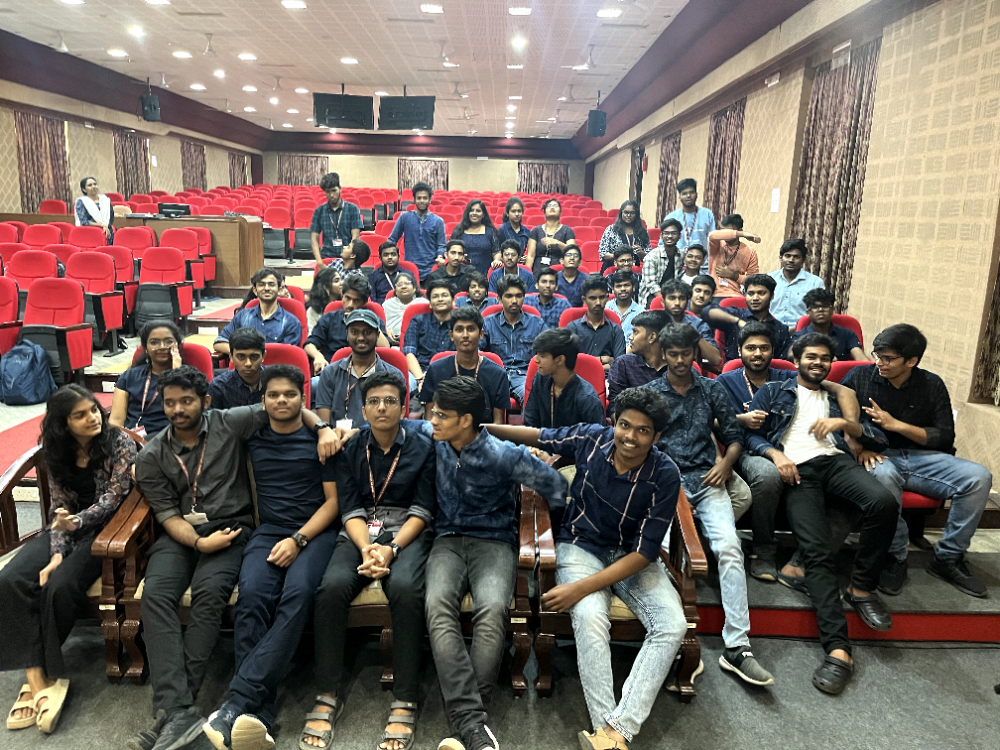
#> input picture Matlab/a.png, 1000 x 750 px, found by its file name
$ python 'Sketch maker.py'
#> lines starting #> are read from the running program, lines starting #| are printed output that depends on the picture
#> further down, img is the input picture: shape (750, 1000, 3); mean B, G, R 98.3, 105.7, 117.1
import cv2
import numpy as np

def img2sketch(img):
    grey_img=cv2.cvtColor(img, cv2.COLOR_BGR2GRAY)
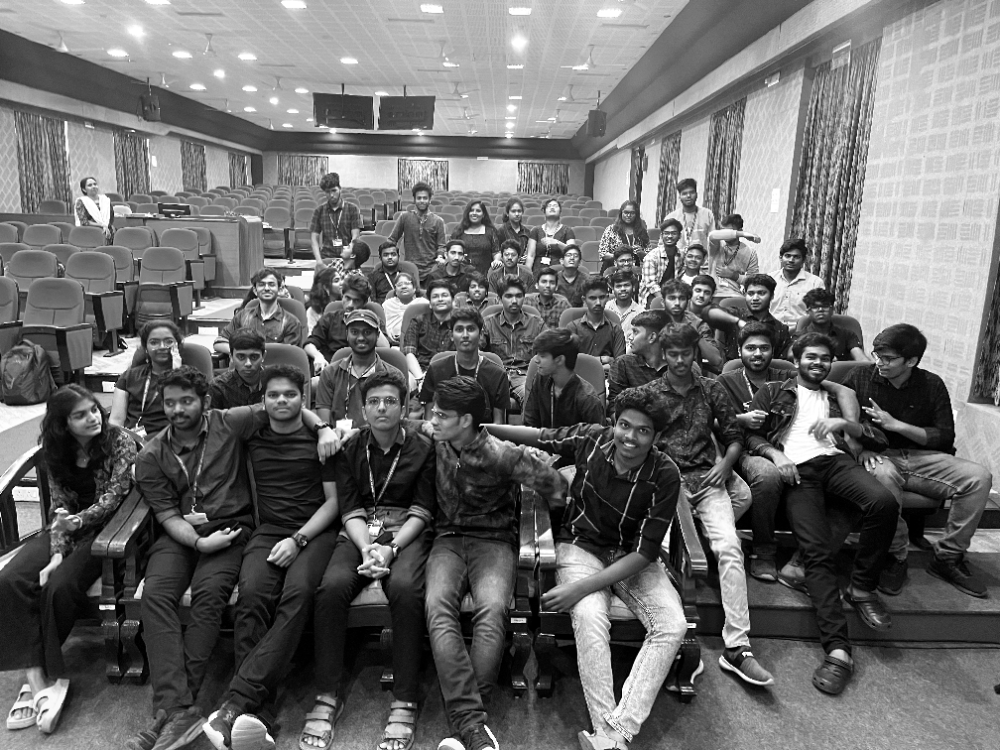
#> grey_img: shape (750, 1000); min 0, max 255, mean 108.3
    blur_img=cv2.GaussianBlur(grey_img, (9,9),0)
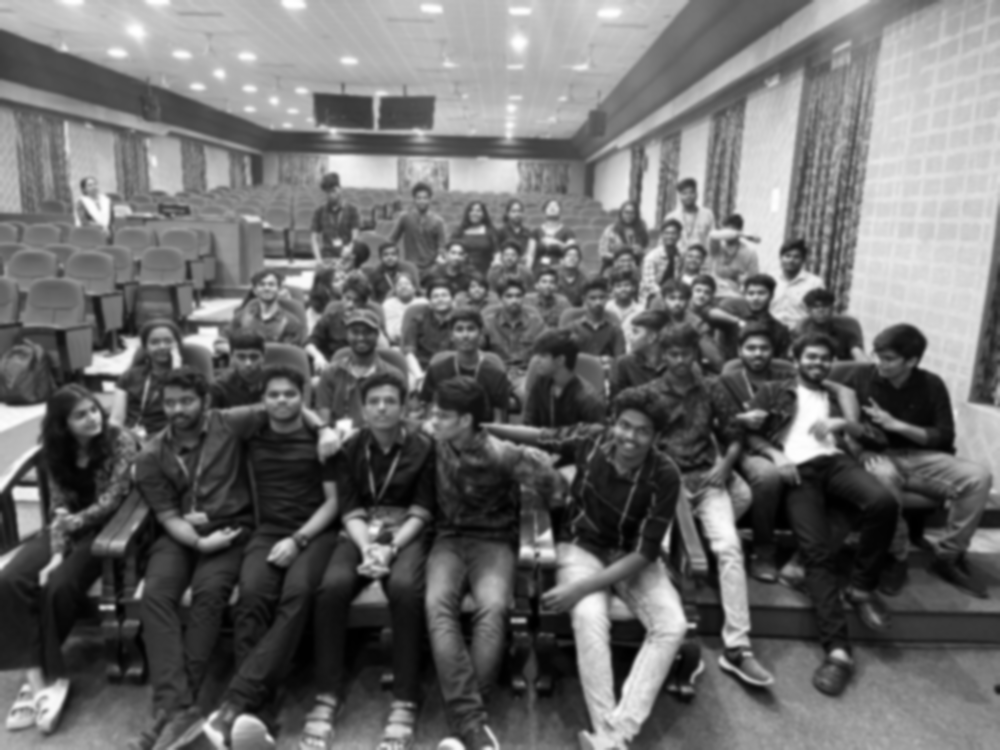
#> blur_img: shape (750, 1000); min 0, max 255, mean 108.3
    sketch_img=cv2.divide(grey_img,blur_img, scale=210.0)
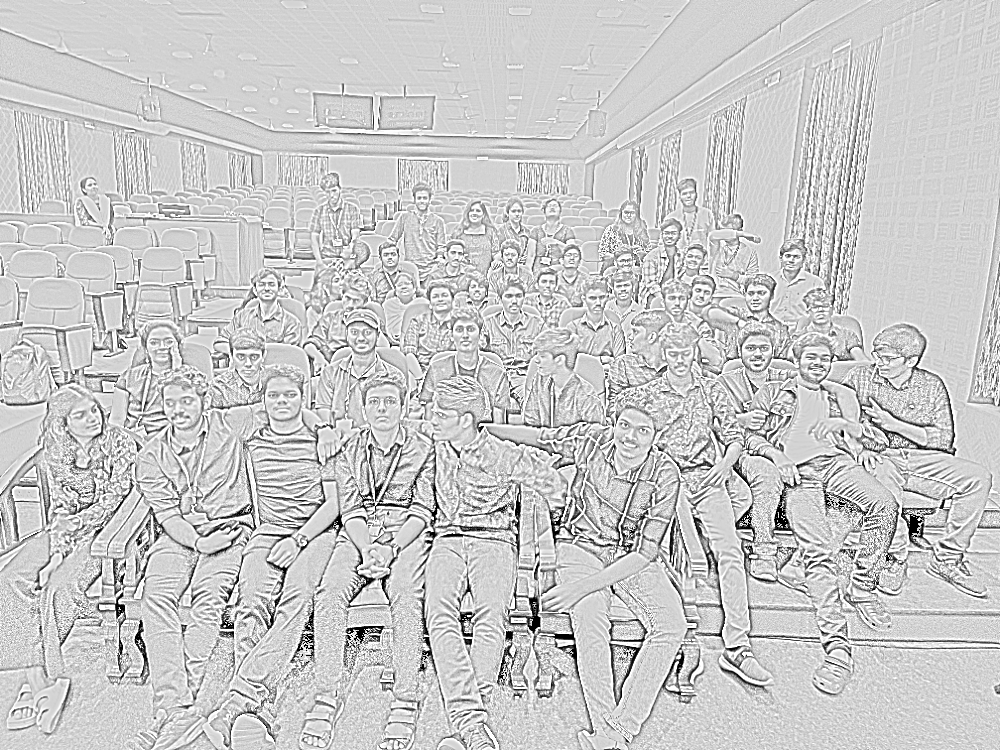
#> sketch_img: shape (750, 1000); min 0, max 255, mean 201.2
    cv2.imwrite(filename='sketch.jpg',img=sketch_img)
    cv2.waitKey(0)
    cv2.destroyAllWindows()

img = cv2.imread("a.png")
img2sketch(img)
